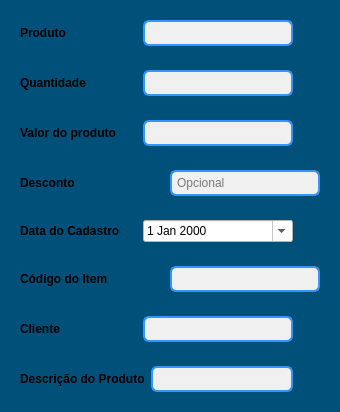
            <widget class="QFrame" name="frame_2">
             <property name="sizePolicy">
              <sizepolicy hsizetype="Expanding" vsizetype="Expanding">
               <horstretch>0</horstretch>
               <verstretch>0</verstretch>
              </sizepolicy>
             </property>
             <property name="minimumSize">
              <size>
               <width>340</width>
               <height>0</height>
              </size>
             </property>
             <property name="maximumSize">
              <size>
               <width>331</width>
               <height>16777215</height>
              </size>
             </property>
             <property name="styleSheet">
              <string notr="true">background-color: rgb(0, 80, 121);</string>
             </property>
             <property name="frameShape">
              <enum>QFrame::NoFrame</enum>
             </property>
             <property name="frameShadow">
              <enum>QFrame::Raised</enum>
             </property>
             <layout class="QVBoxLayout" name="verticalLayout_11">
              <item>
               <widget class="QFrame" name="frame_produto">
                <property name="maximumSize">
                 <size>
                  <width>328</width>
                  <height>50</height>
                 </size>
                </property>
                <property name="frameShape">
                 <enum>QFrame::NoFrame</enum>
                </property>
                <property name="frameShadow">
                 <enum>QFrame::Raised</enum>
                </property>
                <layout class="QVBoxLayout" name="verticalLayout_4">
                 <item>
                  <layout class="QHBoxLayout" name="horizontalLayout">
                   <item>
                    <widget class="QLabel" name="label_produto">
                     <property name="styleSheet">
                      <string notr="true">QLabel {
    color: black;
    text-align: center; /* Centraliza o texto horizontalmente */
    vertical-align: middle; /* Centraliza o texto verticalmente */
}
</string>
                     </property>
                     <property name="text">
                      <string>&lt;html&gt;&lt;head/&gt;&lt;body&gt;&lt;p&gt;&lt;span style=&quot; font-weight:600;&quot;&gt;Produto&lt;/span&gt;&lt;/p&gt;&lt;/body&gt;&lt;/html&gt;</string>
                     </property>
                    </widget>
                   </item>
                   <item>
                    <widget class="QLineEdit" name="txt_produto">
                     <property name="sizePolicy">
                      <sizepolicy hsizetype="Expanding" vsizetype="Expanding">
                       <horstretch>0</horstretch>
                       <verstretch>0</verstretch>
                      </sizepolicy>
                     </property>
                     <property name="minimumSize">
                      <size>
                       <width>0</width>
                       <height>0</height>
                      </size>
                     </property>
                     <property name="maximumSize">
                      <size>
                       <width>150</width>
                       <height>26</height>
                      </size>
                     </property>
                     <property name="styleSheet">
                      <string notr="true">QLineEdit {
	color: black;
    background-color: rgb(240, 240, 240); /* Cor de fundo cinza claro */
    border: 2px solid rgb(50, 150,250); /* Borda azul */
    border-radius: 6px; /* Cantos arredondados */
    padding: 3px; /* Espaçamento interno */
}

QLineEdit::placeholderText {
    color: black; /* Cor do texto do placeholder */
}
</string>
                     </property>
                    </widget>
                   </item>
                   <item>
                    <widget class="QFrame" name="frame_erro_produto">
                     <property name="maximumSize">
                      <size>
                       <width>21</width>
                       <height>21</height>
                      </size>
                     </property>
                     <property name="frameShape">
                      <enum>QFrame::NoFrame</enum>
                     </property>
                     <property name="frameShadow">
                      <enum>QFrame::Raised</enum>
                     </property>
                    </widget>
                   </item>
                  </layout>
                 </item>
                </layout>
               </widget>
              </item>
              <item>
               <widget class="QFrame" name="frame_quantidade_2">
                <property name="maximumSize">
                 <size>
                  <width>328</width>
                  <height>50</height>
                 </size>
                </property>
                <property name="frameShape">
                 <enum>QFrame::NoFrame</enum>
                </property>
                <property name="frameShadow">
                 <enum>QFrame::Raised</enum>
                </property>
                <layout class="QVBoxLayout" name="verticalLayout_3">
                 <item>
                  <layout class="QHBoxLayout" name="horizontalLayout_2">
                   <item>
                    <widget class="QLabel" name="label_quantidade">
                     <property name="styleSheet">
                      <string notr="true">QLabel {
    color: black;
    text-align: center; /* Centraliza o texto horizontalmente */
    vertical-align: middle; /* Centraliza o texto verticalmente */
}
</string>
                     </property>
                     <property name="text">
                      <string>&lt;html&gt;&lt;head/&gt;&lt;body&gt;&lt;p&gt;&lt;span style=&quot; font-weight:600;&quot;&gt;Quantidade&lt;/span&gt;&lt;/p&gt;&lt;/body&gt;&lt;/html&gt;</string>
                     </property>
                    </widget>
                   </item>
                   <item>
                    <widget class="QLineEdit" name="txt_quantidade">
                     <property name="sizePolicy">
                      <sizepolicy hsizetype="Expanding" vsizetype="Expanding">
                       <horstretch>0</horstretch>
                       <verstretch>0</verstretch>
                      </sizepolicy>
                     </property>
                     <property name="minimumSize">
                      <size>
                       <width>0</width>
                       <height>0</height>
                      </size>
                     </property>
                     <property name="maximumSize">
                      <size>
                       <width>150</width>
                       <height>26</height>
                      </size>
                     </property>
                     <property name="styleSheet">
                      <string notr="true">QLineEdit {
	color: black;
    background-color: rgb(240, 240, 240); /* Cor de fundo cinza claro */
    border: 2px solid rgb(50, 150,250); /* Borda azul */
    border-radius: 6px; /* Cantos arredondados */
    padding: 3px; /* Espaçamento interno */
}

QLineEdit::placeholderText {
    color: black; /* Cor do texto do placeholder */
}
</string>
                     </property>
                    </widget>
                   </item>
                   <item>
                    <widget class="QFrame" name="frame_erro_quantidade">
                     <property name="maximumSize">
                      <size>
                       <width>21</width>
                       <height>21</height>
                      </size>
                     </property>
                     <property name="frameShape">
                      <enum>QFrame::NoFrame</enum>
                     </property>
                     <property name="frameShadow">
                      <enum>QFrame::Raised</enum>
                     </property>
                    </widget>
                   </item>
                  </layout>
                 </item>
                </layout>
               </widget>
              </item>
              <item>
               <widget class="QFrame" name="frame_valor_produto">
                <property name="maximumSize">
                 <size>
                  <width>328</width>
                  <height>50</height>
                 </size>
                </property>
                <property name="styleSheet">
                 <string notr="true">background-color: rgb(0, 80, 121);</string>
                </property>
                <property name="frameShape">
                 <enum>QFrame::NoFrame</enum>
                </property>
                <property name="frameShadow">
                 <enum>QFrame::Raised</enum>
                </property>
                <layout class="QVBoxLayout" name="verticalLayout_5">
                 <item>
                  <layout class="QHBoxLayout" name="horizontalLayout_3">
                   <item>
                    <widget class="QLabel" name="label_valor_produto_3">
                     <property name="styleSheet">
                      <string notr="true">QLabel {
    color: black;
    text-align: center; /* Centraliza o texto horizontalmente */
    vertical-align: middle; /* Centraliza o texto verticalmente */
}
</string>
                     </property>
                     <property name="text">
                      <string>&lt;html&gt;&lt;head/&gt;&lt;body&gt;&lt;p&gt;&lt;span style=&quot; font-weight:600;&quot;&gt;Valor do produto&lt;/span&gt;&lt;/p&gt;&lt;/body&gt;&lt;/html&gt;</string>
                     </property>
                    </widget>
                   </item>
                   <item>
                    <widget class="QLineEdit" name="txt_valor_produto_3">
                     <property name="minimumSize">
                      <size>
                       <width>0</width>
                       <height>0</height>
                      </size>
                     </property>
                     <property name="maximumSize">
                      <size>
                       <width>150</width>
                       <height>26</height>
                      </size>
                     </property>
                     <property name="styleSheet">
                      <string notr="true">QLineEdit {
	color: black;
    background-color: rgb(240, 240, 240); /* Cor de fundo cinza claro */
    border: 2px solid rgb(50, 150,250); /* Borda azul */
    border-radius: 6px; /* Cantos arredondados */
    padding: 3px; /* Espaçamento interno */
}

QLineEdit::placeholderText {
    color: black; /* Cor do texto do placeholder */
}
</string>
                     </property>
                    </widget>
                   </item>
                   <item>
                    <widget class="QFrame" name="frame_erro_valor_produto">
                     <property name="maximumSize">
                      <size>
                       <width>21</width>
                       <height>21</height>
                      </size>
                     </property>
                     <property name="frameShape">
                      <enum>QFrame::NoFrame</enum>
                     </property>
                     <property name="frameShadow">
                      <enum>QFrame::Raised</enum>
                     </property>
                    </widget>
                   </item>
                  </layout>
                 </item>
                </layout>
               </widget>
              </item>
              <item>
               <widget class="QFrame" name="frame_desconto">
                <property name="maximumSize">
                 <size>
                  <width>328</width>
                  <height>50</height>
                 </size>
                </property>
                <property name="styleSheet">
                 <string notr="true">background-color: rgb(0, 80, 121);</string>
                </property>
                <property name="frameShape">
                 <enum>QFrame::NoFrame</enum>
                </property>
                <property name="frameShadow">
                 <enum>QFrame::Raised</enum>
                </property>
                <layout class="QVBoxLayout" name="verticalLayout_6">
                 <item>
                  <layout class="QHBoxLayout" name="horizontalLayout_4">
                   <item>
                    <widget class="QLabel" name="label_desconto_3">
                     <property name="styleSheet">
                      <string notr="true">QLabel {
    color: black;
    text-align: center; /* Centraliza o texto horizontalmente */
    vertical-align: middle; /* Centraliza o texto verticalmente */
}
</string>
                     </property>
                     <property name="text">
                      <string>&lt;html&gt;&lt;head/&gt;&lt;body&gt;&lt;p&gt;&lt;span style=&quot; font-weight:600;&quot;&gt;Desconto&lt;/span&gt;&lt;/p&gt;&lt;/body&gt;&lt;/html&gt;</string>
                     </property>
                    </widget>
                   </item>
                   <item>
                    <widget class="QLineEdit" name="txt_desconto_3">
                     <property name="minimumSize">
                      <size>
                       <width>0</width>
                       <height>0</height>
                      </size>
                     </property>
                     <property name="maximumSize">
                      <size>
                       <width>150</width>
                       <height>26</height>
                      </size>
                     </property>
                     <property name="styleSheet">
                      <string notr="true">QLineEdit {
	color: black;
    background-color: rgb(240, 240, 240); /* Cor de fundo cinza claro */
    border: 2px solid rgb(50, 150,250); /* Borda azul */
    border-radius: 6px; /* Cantos arredondados */
    padding: 3px; /* Espaçamento interno */
}

QLineEdit::placeholderText {
    color: black; /* Cor do texto do placeholder */
}
</string>
                     </property>
                     <property name="placeholderText">
                      <string>Opcional</string>
                     </property>
                    </widget>
                   </item>
                  </layout>
                 </item>
                </layout>
               </widget>
              </item>
              <item>
               <widget class="QFrame" name="frame_data_compra">
                <property name="maximumSize">
                 <size>
                  <width>328</width>
                  <height>50</height>
                 </size>
                </property>
                <property name="styleSheet">
                 <string notr="true">background-color: rgb(0, 80, 121);</string>
                </property>
                <property name="frameShape">
                 <enum>QFrame::NoFrame</enum>
                </property>
                <property name="frameShadow">
                 <enum>QFrame::Raised</enum>
                </property>
                <layout class="QVBoxLayout" name="verticalLayout_10">
                 <item>
                  <layout class="QHBoxLayout" name="horizontalLayout_5">
                   <item>
                    <widget class="QLabel" name="label_data_cadastro">
                     <property name="styleSheet">
                      <string notr="true">QLabel {
    color: black;
    text-align: center; /* Centraliza o texto horizontalmente */
    vertical-align: middle; /* Centraliza o texto verticalmente */
}
</string>
                     </property>
                     <property name="text">
                      <string>&lt;html&gt;&lt;head/&gt;&lt;body&gt;&lt;p&gt;&lt;span style=&quot; font-weight:600;&quot;&gt;Data do Cadastro&lt;/span&gt;&lt;/p&gt;&lt;/body&gt;&lt;/html&gt;</string>
                     </property>
                    </widget>
                   </item>
                   <item>
                    <widget class="QDateEdit" name="dateEdit_3">
                     <property name="sizePolicy">
                      <sizepolicy hsizetype="Expanding" vsizetype="Fixed">
                       <horstretch>0</horstretch>
                       <verstretch>0</verstretch>
                      </sizepolicy>
                     </property>
                     <property name="minimumSize">
                      <size>
                       <width>150</width>
                       <height>0</height>
                      </size>
                     </property>
                     <property name="maximumSize">
                      <size>
                       <width>150</width>
                       <height>26</height>
                      </size>
                     </property>
                     <property name="styleSheet">
                      <string notr="true">QDateEdit {
    color: black; /* Cor do texto */
    background-color: white; /* Cor de fundo */
}
</string>
                     </property>
                     <property name="time">
                      <time>
                       <hour>3</hour>
                       <minute>0</minute>
                       <second>0</second>
                      </time>
                     </property>
                     <property name="calendarPopup">
                      <bool>true</bool>
                     </property>
                    </widget>
                   </item>
                   <item>
                    <widget class="QFrame" name="frame_erro_data_cadastro">
                     <property name="maximumSize">
                      <size>
                       <width>21</width>
                       <height>21</height>
                      </size>
                     </property>
                     <property name="frameShape">
                      <enum>QFrame::NoFrame</enum>
                     </property>
                     <property name="frameShadow">
                      <enum>QFrame::Raised</enum>
                     </property>
                    </widget>
                   </item>
                  </layout>
                 </item>
                </layout>
               </widget>
              </item>
              <item>
               <widget class="QFrame" name="frame_codigo_item">
                <property name="maximumSize">
                 <size>
                  <width>328</width>
                  <height>50</height>
                 </size>
                </property>
                <property name="frameShape">
                 <enum>QFrame::NoFrame</enum>
                </property>
                <property name="frameShadow">
                 <enum>QFrame::Raised</enum>
                </property>
                <layout class="QVBoxLayout" name="verticalLayout_7">
                 <item>
                  <layout class="QHBoxLayout" name="horizontalLayout_6">
                   <item>
                    <widget class="QLabel" name="label_codigo_item_3">
                     <property name="styleSheet">
                      <string notr="true">QLabel {
    color: black;
    text-align: center; /* Centraliza o texto horizontalmente */
    vertical-align: middle; /* Centraliza o texto verticalmente */
}
</string>
                     </property>
                     <property name="text">
                      <string>&lt;html&gt;&lt;head/&gt;&lt;body&gt;&lt;p&gt;&lt;span style=&quot; font-weight:600;&quot;&gt;Código do Item&lt;/span&gt;&lt;/p&gt;&lt;/body&gt;&lt;/html&gt;</string>
                     </property>
                    </widget>
                   </item>
                   <item>
                    <widget class="QLineEdit" name="txt_codigo_item">
                     <property name="maximumSize">
                      <size>
                       <width>150</width>
                       <height>26</height>
                      </size>
                     </property>
                     <property name="styleSheet">
                      <string notr="true">QLineEdit {
	color: black;
    background-color: rgb(240, 240, 240); /* Cor de fundo cinza claro */
    border: 2px solid rgb(50, 150,250); /* Borda azul */
    border-radius: 6px; /* Cantos arredondados */
    padding: 3px; /* Espaçamento interno */
}

QLineEdit::placeholderText {
    color: black; /* Cor do texto do placeholder */
}
</string>
                     </property>
                    </widget>
                   </item>
                  </layout>
                 </item>
                </layout>
               </widget>
              </item>
              <item>
               <widget class="QFrame" name="frame_cliente">
                <property name="maximumSize">
                 <size>
                  <width>328</width>
                  <height>50</height>
                 </size>
                </property>
                <property name="frameShape">
                 <enum>QFrame::NoFrame</enum>
                </property>
                <property name="frameShadow">
                 <enum>QFrame::Raised</enum>
                </property>
                <layout class="QVBoxLayout" name="verticalLayout_8">
                 <item>
                  <layout class="QHBoxLayout" name="horizontalLayout_7">
                   <item>
                    <widget class="QLabel" name="label_cliente_4">
                     <property name="styleSheet">
                      <string notr="true">QLabel {
    color: black;
    text-align: center; /* Centraliza o texto horizontalmente */
    vertical-align: middle; /* Centraliza o texto verticalmente */
}
</string>
                     </property>
                     <property name="text">
                      <string>&lt;html&gt;&lt;head/&gt;&lt;body&gt;&lt;p&gt;&lt;span style=&quot; font-weight:600;&quot;&gt;Cliente&lt;/span&gt;&lt;/p&gt;&lt;/body&gt;&lt;/html&gt;</string>
                     </property>
                    </widget>
                   </item>
                   <item>
                    <widget class="QLineEdit" name="txt_cliente_3">
                     <property name="maximumSize">
                      <size>
                       <width>150</width>
                       <height>26</height>
                      </size>
                     </property>
                     <property name="styleSheet">
                      <string notr="true">QLineEdit {
	color: black;
    background-color: rgb(240, 240, 240); /* Cor de fundo cinza claro */
    border: 2px solid rgb(50, 150,250); /* Borda azul */
    border-radius: 6px; /* Cantos arredondados */
    padding: 3px; /* Espaçamento interno */
}

QLineEdit::placeholderText {
    color: black; /* Cor do texto do placeholder */
}
</string>
                     </property>
                    </widget>
                   </item>
                   <item>
                    <widget class="QFrame" name="frame_erro_cliente">
                     <property name="maximumSize">
                      <size>
                       <width>21</width>
                       <height>21</height>
                      </size>
                     </property>
                     <property name="frameShape">
                      <enum>QFrame::NoFrame</enum>
                     </property>
                     <property name="frameShadow">
                      <enum>QFrame::Raised</enum>
                     </property>
                    </widget>
                   </item>
                  </layout>
                 </item>
                </layout>
               </widget>
              </item>
              <item>
               <widget class="QFrame" name="frame_descricao_produto">
                <property name="maximumSize">
                 <size>
                  <width>328</width>
                  <height>50</height>
                 </size>
                </property>
                <property name="frameShape">
                 <enum>QFrame::NoFrame</enum>
                </property>
                <property name="frameShadow">
                 <enum>QFrame::Raised</enum>
                </property>
                <layout class="QVBoxLayout" name="verticalLayout_9">
                 <item>
                  <layout class="QHBoxLayout" name="horizontalLayout_8">
                   <item>
                    <widget class="QLabel" name="label_descricao_produto_3">
                     <property name="styleSheet">
                      <string notr="true">QLabel {
    color: black;
    text-align: center; /* Centraliza o texto horizontalmente */
    vertical-align: middle; /* Centraliza o texto verticalmente */
}
</string>
                     </property>
                     <property name="text">
                      <string>&lt;html&gt;&lt;head/&gt;&lt;body&gt;&lt;p&gt;&lt;span style=&quot; font-weight:600;&quot;&gt;Descrição do Produto&lt;/span&gt;&lt;/p&gt;&lt;/body&gt;&lt;/html&gt;</string>
                     </property>
                    </widget>
                   </item>
                   <item>
                    <widget class="QLineEdit" name="txt_descricao_produto_3">
                     <property name="minimumSize">
                      <size>
                       <width>0</width>
                       <height>0</height>
                      </size>
                     </property>
                     <property name="maximumSize">
                      <size>
                       <width>150</width>
                       <height>26</height>
                      </size>
                     </property>
                     <property name="styleSheet">
                      <string notr="true">QLineEdit {
	color: black;
    background-color: rgb(240, 240, 240); /* Cor de fundo cinza claro */
    border: 2px solid rgb(50, 150,250); /* Borda azul */
    border-radius: 6px; /* Cantos arredondados */
    padding: 3px; /* Espaçamento interno */
}

QLineEdit::placeholderText {
    color: black; /* Cor do texto do placeholder */
}
</string>
                     </property>
                    </widget>
                   </item>
                   <item>
                    <widget class="QFrame" name="frame_erro_descricao">
                     <property name="minimumSize">
                      <size>
                       <width>21</width>
                       <height>21</height>
                      </size>
                     </property>
                     <property name="maximumSize">
                      <size>
                       <width>21</width>
                       <height>21</height>
                      </size>
                     </property>
                     <property name="frameShape">
                      <enum>QFrame::NoFrame</enum>
                     </property>
                     <property name="frameShadow">
                      <enum>QFrame::Raised</enum>
                     </property>
                    </widget>
                   </item>
                  </layout>
                 </item>
                </layout>
               </widget>
              </item>
             </layout>
            </widget>
